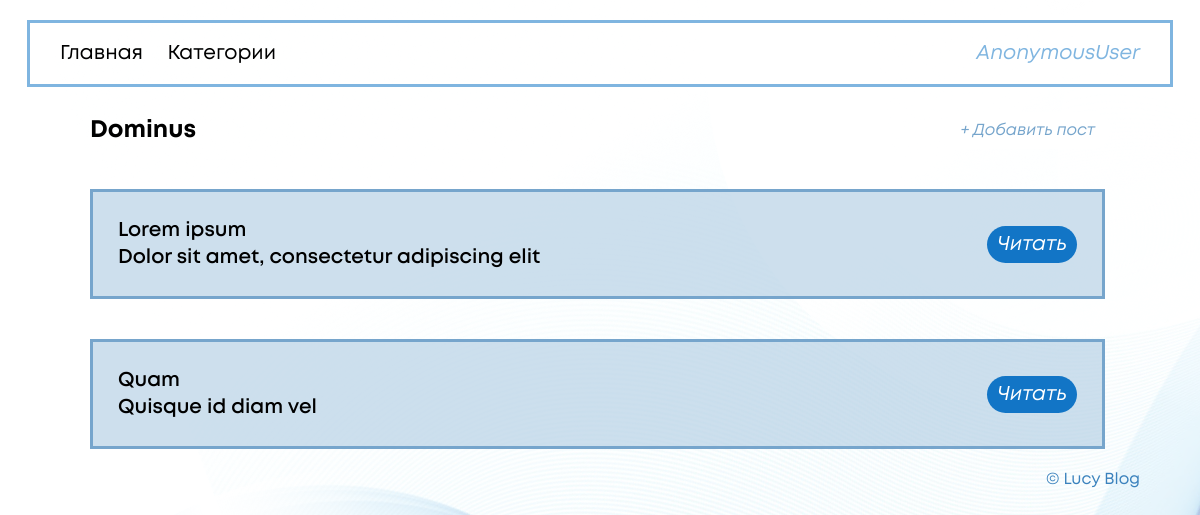
Page /blog/category/1 on the earlier database version.
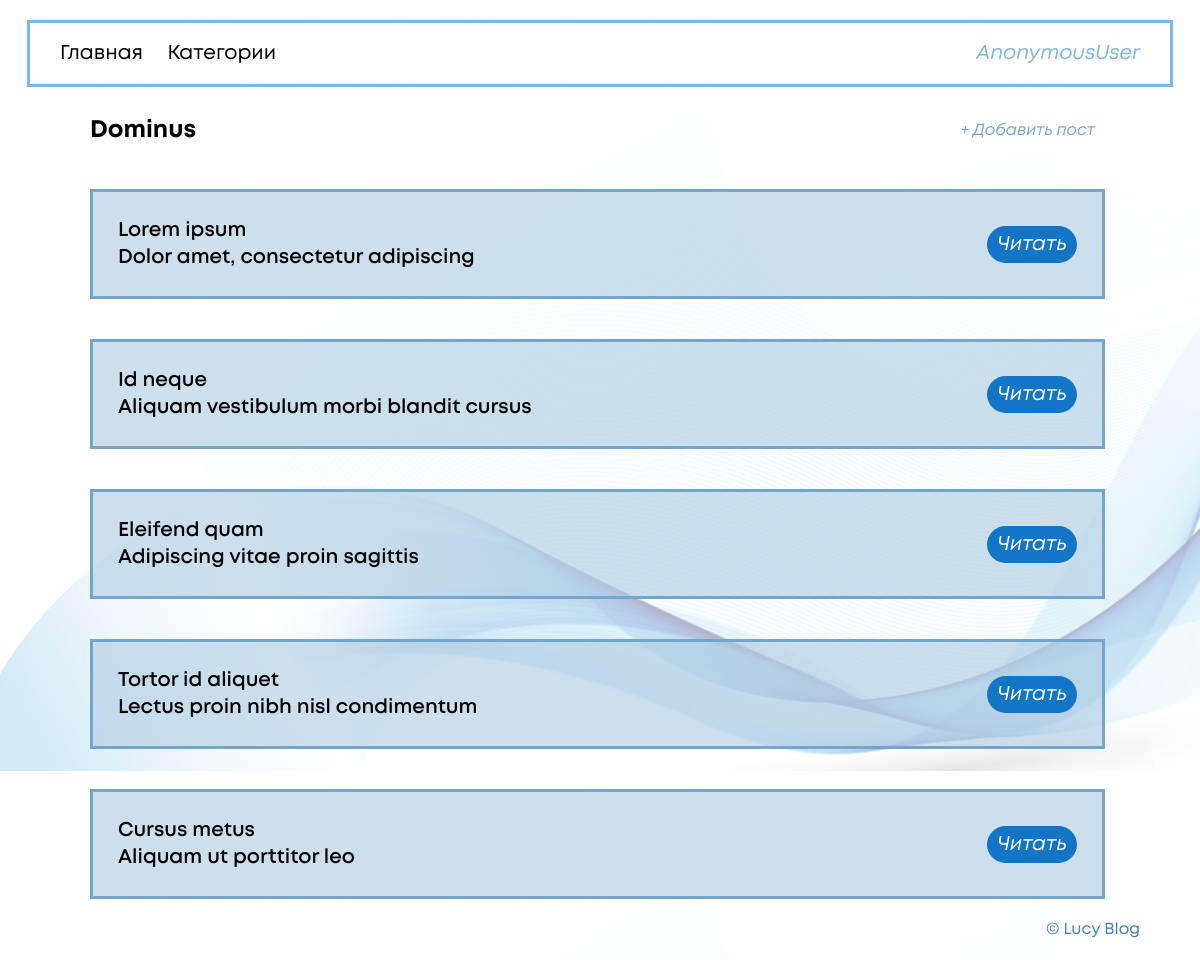
Same page on the later database version.
### blog/models.py (models this page shows, shortened)
class Post(models.Model):
    title = models.CharField(max_length=20)
    subtitle = models.CharField(max_length=80)
    content = models.TextField()
    categories = models.ManyToManyField(Category)
    class Meta():
        verbose_name = 'Post'
        verbose_name_plural = 'Posts'

### blog/views.py (the view)
# urls.py: path('category/<int:ctg_id>', views.category, name='category'),
def category(request, ctg_id):
    category = get_object_or_404(Category, pk=ctg_id)
    post = Post.objects.filter(categories=category)
    context = {
        'category': category,
        'post': post
        }
    return render (request, 'blog/category.html', context)

### templates/blog/category.html (shortened to what this page needs)
{% extends 'blog/layout.html' %}
{% block content %}
    <div class="wrapper">
        <div class="category_title">
            <h2>{{ category.name }}</h2>
            <a href="{% url 'create_post' %}"><button>+ Добавить пост</button></a>
        </div>
        {% for el in post %}
            <div class="category">
                <div class="category_info">
                    <span>{{ el.title }}</span>
                    <span>{{ el.subtitle }}</span>
                </div>
                <a href="{% url 'post' el.id %}"><button>Читать</button></a>
            </div>
        {% endfor %}
    </div>
{% endblock %}

Differences in the rows shown:
removed Post: title "Quam", subtitle "Quisque id diam vel"
changed Post "Lorem ipsum": subtitle "Dolor sit amet, consectetur adipiscing elit" → "Dolor amet, consectetur adipiscing"
added Post: title "Id neque", subtitle "Aliquam vestibulum morbi blandit cursus"
added Post: title "Eleifend quam", subtitle "Adipiscing vitae proin sagittis"
added Post: title "Tortor id aliquet", subtitle "Lectus proin nibh nisl condimentum"
added Post: title "Cursus metus", subtitle "Aliquam ut porttitor leo"
